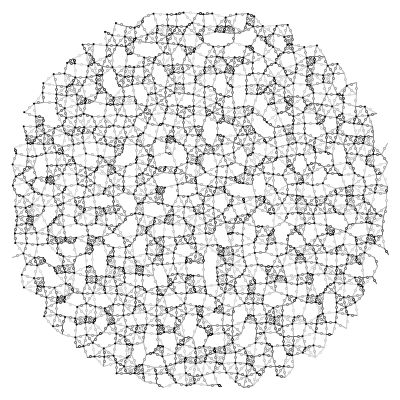
Frame 1 (no input)
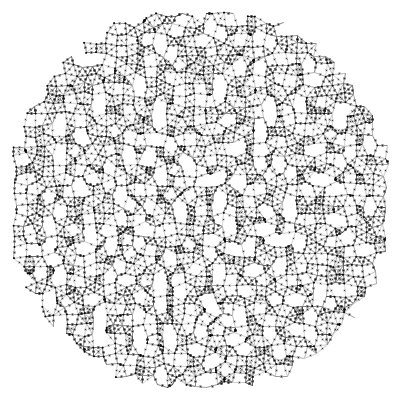
Frame 60 (the mouse pressed at the canvas centre just before this capture)
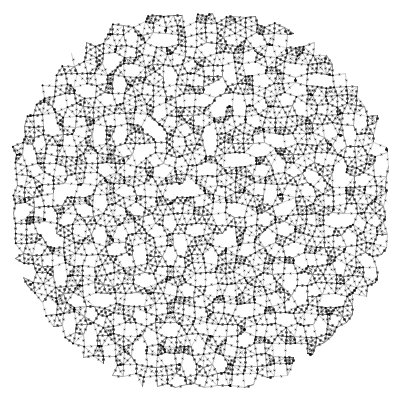
Frame 120 (the mouse held since frame 60 and released just before this capture)

The Processing sketch that drew these frames (run headless with seeded random() and noise(); from frame 60 on, the mouse is pressed at the canvas centre):

// Processing sketch: processing_1896
// ── processing_1896.pde

poin[] points = new poin[0];

void setup(){
  size(400,400); background(255);
  stroke(0);
  for(int a=0;a<40;a++){
    for(int b=0;b<40;b++){
      if(getDistance(width/2,height/2,a*10+5, b*10+5)<195){
        new poin(a*10+5, b*10+5);
      }
    }
  }
  for(int a=0;a<points.length;a++){
    points[a].checkProx();
  }
}

void draw(){ 
  background(255);
  for(int a=0;a<points.length;a++){
    points[a].avance(); 
  }
  for(int a=0;a<points.length;a++){ 
    points[a].dessine();
  }
  for(int a=0;a<points.length;a++){ 
    points[a].checkLiens();
  } 
}

class poin{
  int balle=0; float liens;
  poin[] proxi = new poin[0];
  float x, y, bx, by, an, v,r;
  poin(float _x, float _y){
    r = random(1.5,3.5);
    an = random(TWO_PI);v=radians(random(-7,7));
    bx=_x;  by=_y; avance();
    points = (poin[]) append(points, this); 
  }
  void checkProx(){
    for(int a=0;a<points.length;a++){
      poin p = points[a];
      if (p!=this){
        if(getDistance(p.bx, p.by,bx,by)<20){
          if(!p.checkIfPresent(this)){
           proxi = (poin[]) append(proxi, p); 
          }
        }
      }
    }
  }
  boolean checkIfPresent(poin qui){
    for(int a=0;a<proxi.length;a++){
      if(proxi[a]==qui){
        return true;
      }
    }
    return false;
  }
  void avance(){
    an+=v;x=bx+cos(an)*r;y=by+sin(an)*r;
  }
  void dessine(){
    liens = 0;
    for(int a=0;a<proxi.length;a++){
      float d=getDistance(proxi[a].x, proxi[a].y,x,y);
      if(d<14){
        liens+=d;
        stroke((d-4)*22);  
        line(proxi[a].x, proxi[a].y,x,y);
        ellipse((x+proxi[a].x)/2, (y+proxi[a].y)/2, 2, 2);
      } 
    } 
  }
  void checkLiens(){
    if(liens>20){
      noStroke();fill(0);
      ellipse(x,y,2,2);
    }
  }
}

float getDistance(float _x1,float _y1,float _x2,float _y2){
  return sqrt(pow((_x1-_x2),2)+pow((_y1-_y2),2));
}
